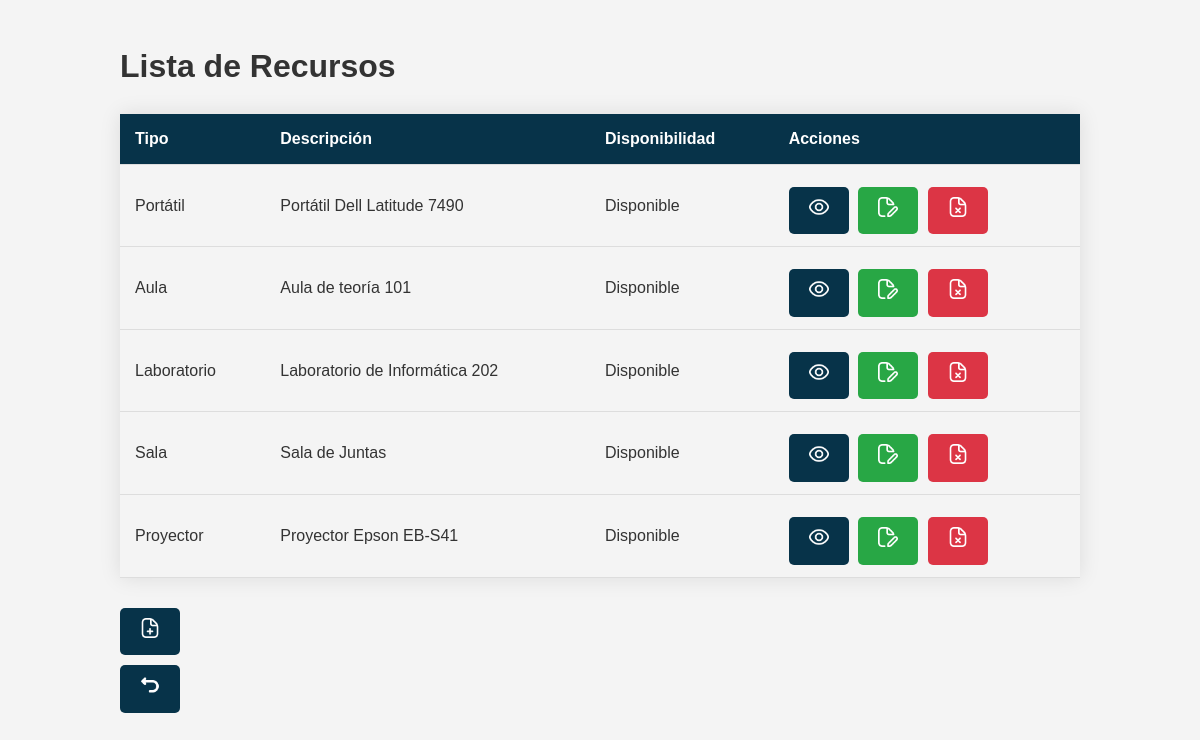
The page /Controllers/Recursos_Controller.php?action=list_recursos (signed in) on the database its author committed.
### tables this page shows
CREATE TABLE Recurso (
    ID_Recurso INT AUTO_INCREMENT PRIMARY KEY,
    Tipo VARCHAR(50) NOT NULL,
    Descripcion TEXT NOT NULL,
    Disponibilidad ENUM('Disponible', 'No disponible') NOT NULL
);

### Locales/Strings_SPANISH.php (called while the page is built)
<?php
$strings = array(
    'Acciones' => 'Acciones',
    'Añadir' => 'Añadir',
    'Añadir Recurso' => 'Añadir Recurso',
    'Añadir Usuario' => 'Añadir Usuario',
    'Apellidos' => 'Apellidos',
    'Contrasena' => 'Contraseña',
    'Correo Electrónico' => 'Correo Electrónico',
    'Descripción' => 'Descripción',
    'Descripcion' => 'Descripcion',
    'Disponible' => 'Disponible',
    'Disponibilidad' => 'Disponibilidad',
    'DNI' => 'DNI',
    'Editar' => 'Editar',
    'Editar Recurso' => 'Editar Recurso',
    'Editar Usuario' => 'Editar Usuario',
    'Eliminar' => 'Eliminar',
    'Fecha y Hora de la Reserva' => 'Fecha y Hora de la Reserva',
    'Gestion de usuarios' => 'Gestion de usuarios',
    'Guardar Cambios' => 'Guardar Cambios',
    'Lista de Recursos' => 'Lista de Recursos',
    'Lista de Usuarios' => 'Lista de Usuarios',
    'Login'=> 'Login',
    'Menu' => 'Menú',
    'NIU' => 'NIU',
    'No disponible' => 'No disponible',
    'Nombre' => 'Nombre',
    'Reservar' => 'Reservar',
    'Reservar Recurso' => 'Reservar Recurso',
    'Reservar recurso' => 'Reservar recurso',
    'Recurso' => 'Recurso',
    'Rol' => 'Rol',
    'Tipo' => 'Tipo',
    'Volver' => 'Volver',
    'Ver Recurso' => 'Ver Recurso',
    'Ver Usuario' => 'Ver Usuario',
    'Mensaje' => 'Mensaje',
    '¿Estás seguro de que quieres eliminar este recurso?' => '¿Estás seguro de que quieres eliminar este recurso?',
);
?>

### models/Recursos_Model.php (called while the page is built, shortened)
<?php
class Recursos_Model {
    var $Tipo;
    var $Descripcion;
    var $Disponibilidad;
    function __construct($ID_Recurso, $Tipo, $Descripcion, $Disponibilidad) {
        $this->Tipo = $Tipo;
        $this->Descripcion = $Descripcion;
        $this->Disponibilidad = $Disponibilidad;
        include_once 'Access_DB.php';
        $this->mysqli = ConnectDB();
    }
    function search() {
        $sql = "SELECT * FROM Recurso
                WHERE Tipo LIKE ? AND
                      Descripcion LIKE ? AND
                      Disponibilidad LIKE ?";
        $stmt = $this->mysqli->prepare($sql);
        $search_tipo = "%$this->Tipo%";
        $search_descripcion = "%$this->Descripcion%";
        $search_disponibilidad = "%$this->Disponibilidad%";
        $stmt->bind_param('sss', $search_tipo, $search_descripcion, $search_disponibilidad);
        $stmt->execute();
        return $stmt->get_result();
    }
}
?>

### models/Access_DB.php (called while the page is built, shortened)
<?php
function ConnectDB() {
    $mysqli = new mysqli("localhost", "root", "", "uvigores");
    return $mysqli;
}
?>

### views/Resource_List_View.php (the view, shortened to what this page needs)
<?php
class Resource_List_View {
    function __construct($result) {
        $this->result = $result;
        $this->render();
    }
    function render() {
        include '../Locales/Strings_SPANISH.php';
        ?>
        <!DOCTYPE html>
        <html lang="es">
        <head>
            <link rel="stylesheet" href="../css/styles.css">
        </head>
        <body>
            <div class="container">
                <h1><?php echo $strings['Lista de Recursos']; ?></h1>
                <table class="table">
                    <thead>
                        <tr>
                            <th><?php echo $strings['Tipo']; ?></th>
                            <th><?php echo $strings['Descripción']; ?></th>
                            <th><?php echo $strings['Disponibilidad']; ?></th>
                            <th><?php echo $strings['Acciones']; ?></th>
                        </tr>
                    </thead>
                    <tbody>
                    <?php
                    while ($row = $this->result->fetch_assoc()) {
                        echo "<tr>";
                        echo "<td>{$row['Tipo']}</td>";
                        echo "<td>{$row['Descripcion']}</td>";
                        echo "<td>{$row['Disponibilidad']}</td>";
                        echo "<td>
                                <a class='button button-view' href='Recursos_Controller.php?action=view_recursos&ID_Recurso={$row['ID_Recurso']}' title='Ver usuario'>
                                    <img src='../views/img/show.png' alt='Ver usuario' style='width: 20px; height: 20px;'>
                                </a>
                                <a class='button button-edit' href='Recursos_Controller.php?action=edit_recurso&ID_Recurso={$row['ID_Recurso']}' title='Editar recurso'>
                                    <img src='../views/img/edit-resource.png' alt='Editar recurso' style='width: 20px; height: 20px;'></a>
                                <a class='button button-delete' href='Recursos_Controller.php?action=delete_recurso&ID_Recurso={$row['ID_Recurso']}' title='Eliminar recurso' onclick='return confirm(\"¿Estás seguro de que quieres eliminar este recurso?\")'>
                                    <img src='../views/img/delete-resource.png' alt='Eliminar recurso' style='width: 20px; height: 20px;'>
                                </a>
                              </td>";
                        echo "</tr>";
                    }
                    ?>
                    </tbody>
                </table>
                <a class="button" href="Recursos_Controller.php?action=add_recurso"title="<?php echo $strings['Añadir Recurso']; ?>">
                    <img src="../views/img/add-resource.png" alt="<?php echo $strings['Añadir Recurso']; ?>" style="width: 20px; height: 20px;">
                </a><br>
                <a class="button" href="../index.php" title="<?php echo $strings['Volver']; ?>">
                    <img src="../views/img/turn-back.png" alt="<?php echo $strings['Volver']; ?>" style="width: 20px; height: 20px;">
                </a>
            </div>
        </body>
        </html>
        <?php
    }
}
?>

### css/styles.css (style rules this page uses)
body { font-family: 'Arial', sans-serif; background-color: #f4f4f4; color: #333; margin: 0; padding: 0; line-height: 1.6; }
.container { width: 80%; margin: 0 auto; padding: 20px; }
a { color: #0056b3; text-decoration: none; font-weight: bold; }
button, .button { background-color: #073349; color: white; padding: 10px 20px; border: none; cursor: pointer; text-align: center; border-radius: 5px; font-size: 16px; margin: 5px 0; display: inline-block; }
.table { width: 100%; border-collapse: collapse; margin: 20px 0; font-size: 16px; box-shadow: 0 0 20px rgba(0, 0, 0, 0.1); }
.table thead { background-color: #073349; color: white; }
.table th, .table td { padding: 12px 15px; text-align: left; border-bottom: 1px solid #ddd; }
.button { display: inline-block; padding: 10px 20px; margin: 10px 5px 0 0; background-color: #073349; color: white; text-align: center; text-decoration: none; border-radius: 5px; transition: background-color 0.3s ease; }
.button-edit { background-color: #28a745; }
.button-delete { background-color: #dc3545; }

### rows shown on the page
recurso: Tipo "Portátil", Descripcion "Portátil Dell Latitude 7490", Disponibilidad "Disponible"
recurso: Tipo "Aula", Descripcion "Aula de teoría 101", Disponibilidad "Disponible"
recurso: Tipo "Laboratorio", Descripcion "Laboratorio de Informática 202", Disponibilidad "Disponible"
recurso: Tipo "Sala", Descripcion "Sala de Juntas", Disponibilidad "Disponible"
recurso: Tipo "Proyector", Descripcion "Proyector Epson EB-S41", Disponibilidad "Disponible"

### other values the page prints
$strings['Lista de Recursos'] "Lista de Recursos"
$strings['Tipo'] "Tipo"
$strings['Descripción'] "Descripción"
$strings['Disponibilidad'] "Disponibilidad"
$strings['Acciones'] "Acciones"
